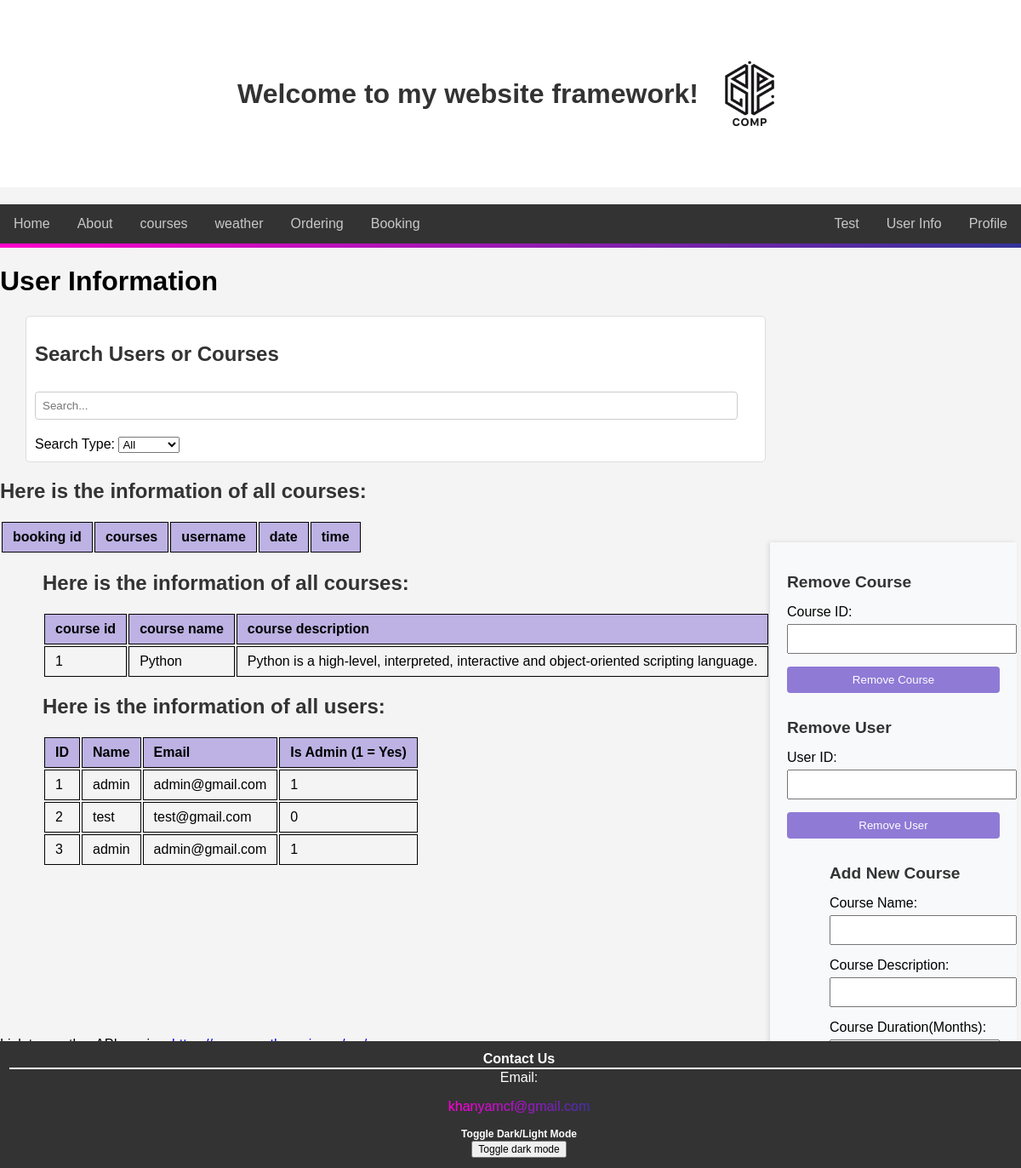
Page /usersinfo (signed in) on the earlier database version.
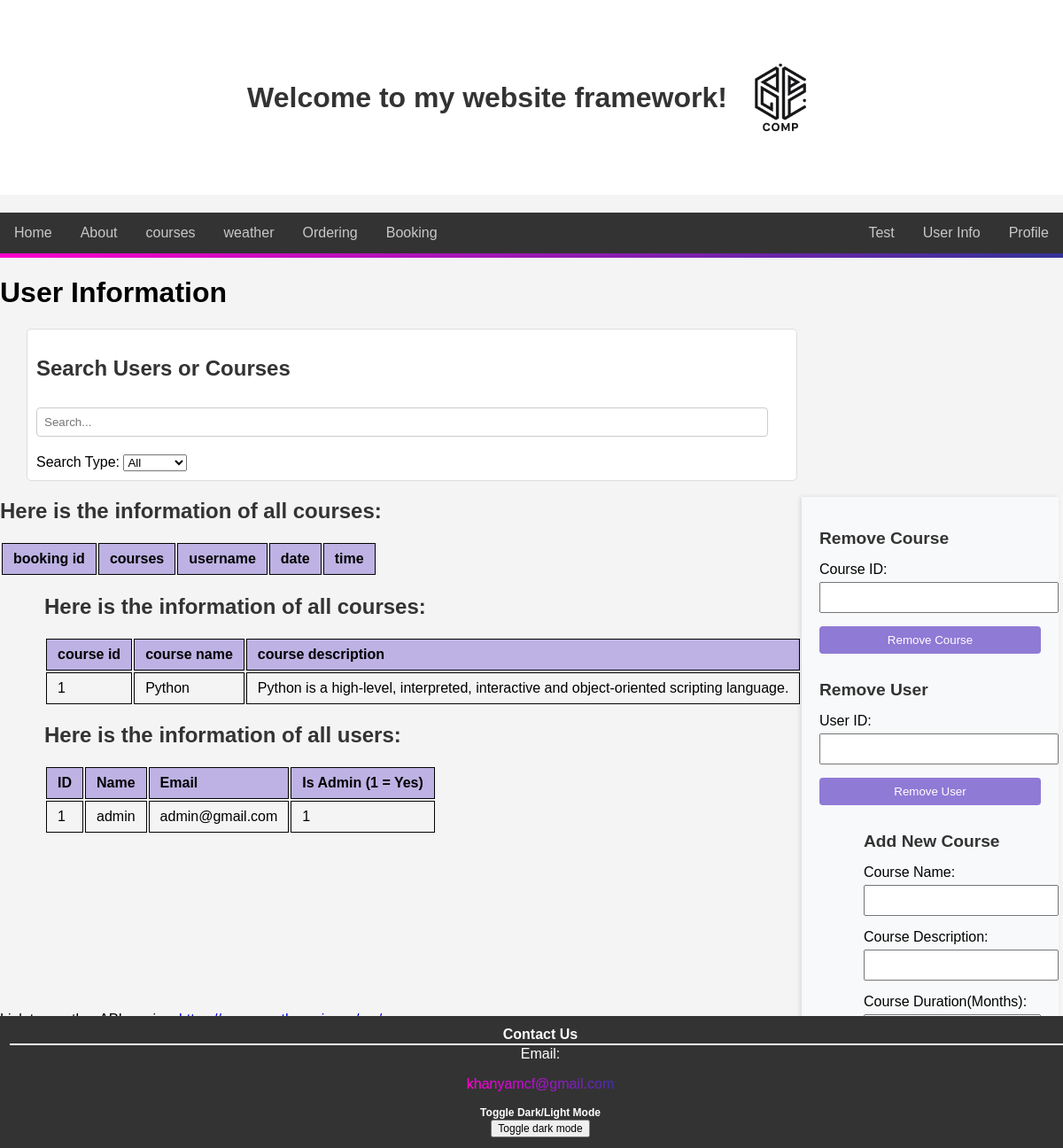
Same page on the later database version.
### tables this page shows
CREATE TABLE courses (course_id INTEGER PRIMARY KEY, course_name TEXT NOT NULL, course_description TEXT NOT NULL,course_duration TEXT NOT NULL);

CREATE TABLE users (id INTEGER PRIMARY KEY, username TEXT NOT NULL, email TEXT NOT NULL, password TEXT NOT NULL, admin BOOLEAN NOT NULL DEFAULT FALSE);

### flaskr/main.py (the view)
@app.route("/usersinfo")
def users_info():
    if "username" not in session or not session.get("admin"):
        return redirect(url_for("login"))
    try:
        connection = sqlite3.connect("users.db")
        cursor = connection.cursor()
        cursor.execute("SELECT id, username, email, admin FROM users")
        users = cursor.fetchall()
        cursor.execute(
            "SELECT course_id, course_name, course_description, course_duration FROM courses"
        )
        courses = cursor.fetchall()
        connection.close()
        return render_template("users_info.html", users=users, courses=courses)
    except sqlite3.Error as e:
        return f"Database error: {str(e)}", 500

### flaskr/main.py (called while the page is built)
@app.before_request
def manage_session():
    session.permanent = True
    app.permanent_session_lifetime = timedelta(minutes=30)
    if "username" in session:
        last_activity = session.get("last_activity")
        if last_activity:
            current_time = datetime.now()
            time_difference = current_time - last_activity.replace(tzinfo=None)
            if time_difference.total_seconds() > 1800:  # 30 minute
                session.clear()
                return redirect(url_for("login"))
    session["last_activity"] = datetime.now()

@app.context_processor
def inject_user():
    return {
        "authenticated": "username" in session,
        "admin": session.get("admin", False),
    }

@app.context_processor
def inject_theme():
    theme = session.get("theme", "light")
    return dict(theme=theme)

### flaskr/templates/users_info.html (shortened to what this page needs)
<!DOCTYPE html>
<html lang="en">
  {% extends "index.html" %} {% block title %}User Info{% endblock %} {% block
  content %}
  <body>
    <h1>User Information</h1>
    <div class="search-section">
      <form action="/search" method="post">
        <h2>Search Users or Courses</h2>
        <input
          type="text"
          id="searchInput"
          placeholder="Search..."
          onkeyup="searchTables()"
        />
        <label for="searchType">Search Type:</label>
        <select id="searchType" onchange="searchTables()">
          <option value="all">All</option>
        </select>
      </form>
    </div>
    <div class="bookings_info" >
      <h2>Here is the information of all courses:</h2>
      <table>
        <thead>
          <tr>
            <th>booking id</th>
            <th>courses </th>
            <th>username</th>
            <th>date</th>
            <th>time</th>
          </tr>
        </thead>
      </table>
    </div>
    <div class="course_info courses">
      <h2>Here is the information of all courses:</h2>
      <table>
        <thead>
          <tr>
            <th>course id</th>
            <th>course name</th>
            <th>course description</th>
            <th>course duration</th>
          </tr>
        </thead>
        <tbody>
          {% for courses in courses %}
          <tr>
            <td>{{ courses[0] }}</td>
            <td>{{ courses[1] }}</td>
            <td>{{ courses[2] }}</td>
            <td>{{ courses[3] }}</td>
          </tr>
          {% endfor %}
        </tbody>
      </table>
    </div>
    <div class="user_info users">
      <h2>Here is the information of all users:</h2>
      <table>
        <thead>
          <tr>
            <th>ID</th>
            <th>Name</th>
            <th>Email</th>
            <th>Is Admin (1 = Yes)</th>
          </tr>
        </thead>
        <tbody>
          {% for user in users %}
          <tr>
            <td>{{ user[0] }}</td>
            <td>{{ user[1] }}</td>
            <td>{{ user[2] }}</td>
            <td>{{ user[3] }}</td>
          </tr>
          {% endfor %}
        </tbody>
      </table>
    </div>
    <div>
      <p>Link to weather API service: <a href="https://www.weatherapi.com/my/" target="_blank">https://www.weatherapi.com/my/</a></p>
    </div>
    <div class="sidebar">
      <div class="remove_courses">
        <h2>Remove Course</h2>
        <form action="/delete_course" method="post">
          <label for="course_id">Course ID:</label>
          <input type="text" id="course_id" name="course_id" required />
          <button type="submit">Remove Course</button>
        </form>
      </div>
      <div class="remove_users">
        <h2>Remove User</h2>
        <form action="/delete_user" method="post">
          <label for="user_id">User ID:</label>
          <input type="text" id="user_id" name="user_id" required />
          <button type="submit">Remove User</button>
        </form>
      </div>
      <div class="course_form">
        <h2>Add New Course</h2>
        <form action="/add_course" method="post">
          <label for="course_name">Course Name:</label>
          <input type="text" id="course_name" name="course_name" />
          <label for="course_description">Course Description:</label>
          <input
            type="text"
            id="course_description"
            name="course_description"
          />
          <label for="courses">Course Duration(Months):</label>
          <button type="submit">Book Now</button>
        </form>
      </div>
    </div>
  </body>
  {% endblock %}

Differences in the rows shown:
removed users: id "2", username "test", email "test@gmail.com", admin "0"
removed users: id "3", username "admin", email "admin@gmail.com", admin "1"
